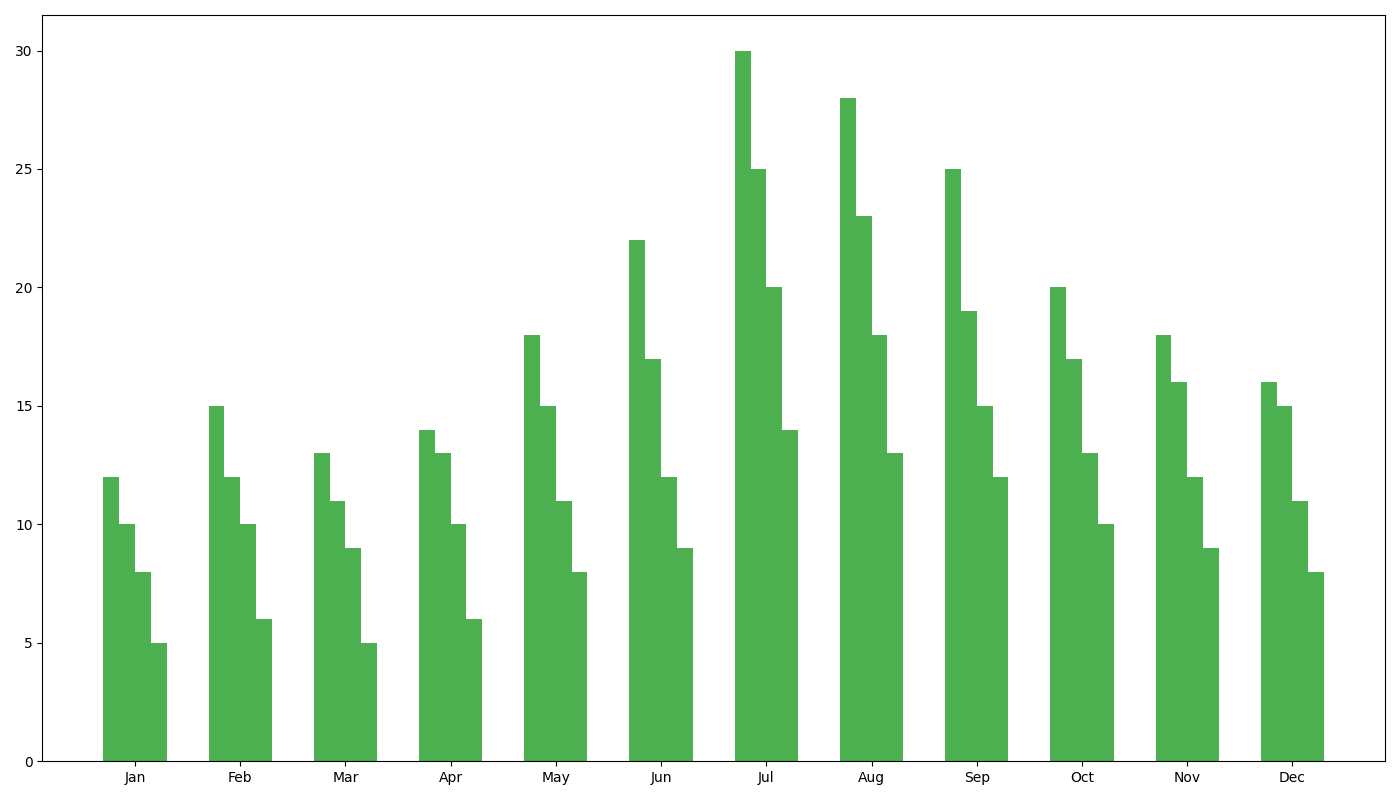

The script that drew this image:
import numpy as np
import matplotlib.pyplot as plt

# Data: Monthly Sales (2022)
months = np.array(['Jan', 'Feb', 'Mar', 'Apr', 'May', 'Jun', 'Jul', 'Aug', 'Sep', 'Oct', 'Nov', 'Dec'])

# Define sales data in thousand units
vanilla_sales = np.array([12, 15, 13, 14, 18, 22, 30, 28, 25, 20, 18, 16])
chocolate_sales = np.array([10, 12, 11, 13, 15, 17, 25, 23, 19, 17, 16, 15])
strawberry_sales = np.array([8, 10, 9, 10, 11, 12, 20, 18, 15, 13, 12, 11])
cookies_cream_sales = np.array([5, 6, 5, 6, 8, 9, 14, 13, 12, 10, 9, 8])

sales_data = [vanilla_sales, chocolate_sales, strawberry_sales, cookies_cream_sales]
single_color = '#4CAF50'  # Using a single color for all bars

fig, ax = plt.subplots(figsize=(14, 8))

# Plotting grouped bar chart
n_flavors = len(sales_data)
bar_width = 0.15
x_indices = np.arange(len(months))

for i, sales in enumerate(sales_data):
    ax.bar(x_indices + i * bar_width, sales, width=bar_width, color=single_color)

ax.set_xticks(x_indices + bar_width * (n_flavors - 1) / 2)
ax.set_xticklabels(months)

plt.tight_layout()
plt.show()
